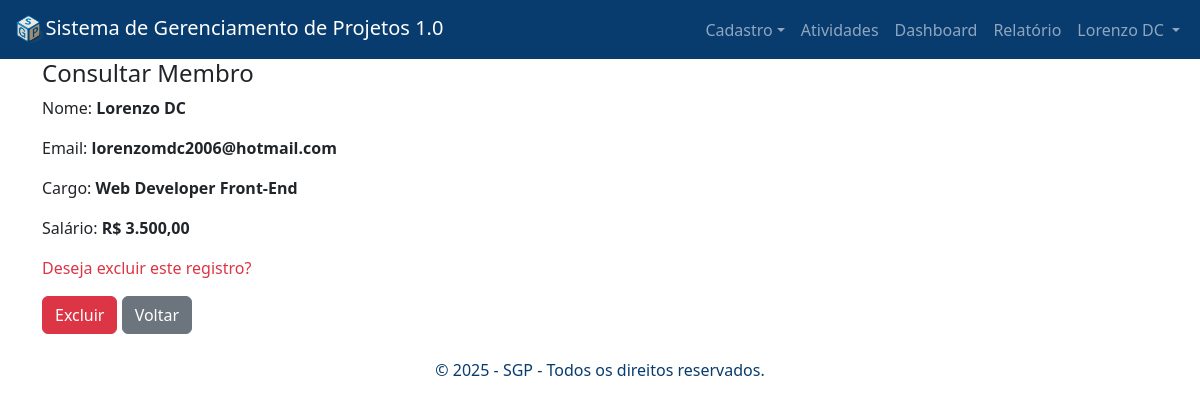
Page /consultar_membros.php?id=2 (signed in) on the committed database.
### tables this page shows
CREATE TABLE `usuarios` (
  `id` int NOT NULL AUTO_INCREMENT,
  `nome` varchar(150) DEFAULT NULL,
  `email` varchar(150) DEFAULT NULL,
  `senha` varchar(255) DEFAULT NULL,
  `cargo_id` int DEFAULT NULL,
  `reset_token` varchar(64) DEFAULT NULL,
  `reset_token_expiry` datetime DEFAULT NULL,
  `salario` decimal(10,2) DEFAULT NULL,
  PRIMARY KEY (`id`)
);

CREATE TABLE `cargo` (
  `id` int NOT NULL AUTO_INCREMENT,
  `nome` varchar(100) NOT NULL,
  `descricao` text,
  PRIMARY KEY (`id`)
);

### consultar_membros.php (the view, shortened to what this page needs)
<?php
require_once("header.php");
function consultaMembro($id){
    require("conexao.php");
    try{
        $sql = "SELECT usuarios.*, cargo.nome AS nome_cargo
                FROM usuarios
                LEFT JOIN cargo ON usuarios.cargo_id = cargo.id
                WHERE usuarios.id = ?";
        $stmt = $pdo->prepare($sql);
        $stmt->execute([$id]);
        $membro = $stmt->fetch(PDO::FETCH_ASSOC);
        if (!$membro){
            die("Erro ao consultar o registro");
        } else {
            return $membro;
        }
    } catch(Exception $e){
        die("Erro ao consultar membro: " . $e->getMessage());
    }
}
if ($_SERVER['REQUEST_METHOD'] == "POST"){
    $id = $_POST['id'];
    excluirMembro($id);
} else {
    $membro = consultaMembro($_GET['id']);
}
?>
<h4>Consultar Membro</h4>
<form id="formExcluir" method="post">
    <div class="mb-3">
        <p>Nome: <b><?= $membro['nome'] ?></b></p>
    </div>
    <div class="mb-3">
        <p>Email: <b><?= $membro['email'] ?></b></p>
    </div>
    <div class="mb-3">
        <p>Cargo: <b><?= $membro['nome_cargo'] ?? 'Não informado' ?></b></p>
    </div>
    <div class="mb-3">
        <p>Salário: <b>R$ <?= number_format($membro['salario'], 2, ',', '.') ?></b></p>
    </div>
    <div class="mb-3">
        <p class="text-danger">Deseja excluir este registro?</p>
    </div>
    <div class="mb-3">
        <button type="button" id="btnExcluir" class="btn btn-danger">Excluir</button>
        <a href="membros.php" class="btn btn-secondary">Voltar</a>
    </div>
</form>
<?php require_once("footer.php"); ?>

### rows in the picture
usuarios: nome "Lorenzo DC", email "lorenzomdc2006@hotmail.com", cargo.nome "Web Developer Front-End", salario "3.500,00"

### other values in the picture
$_SESSION['usuario'] "Lorenzo DC"
